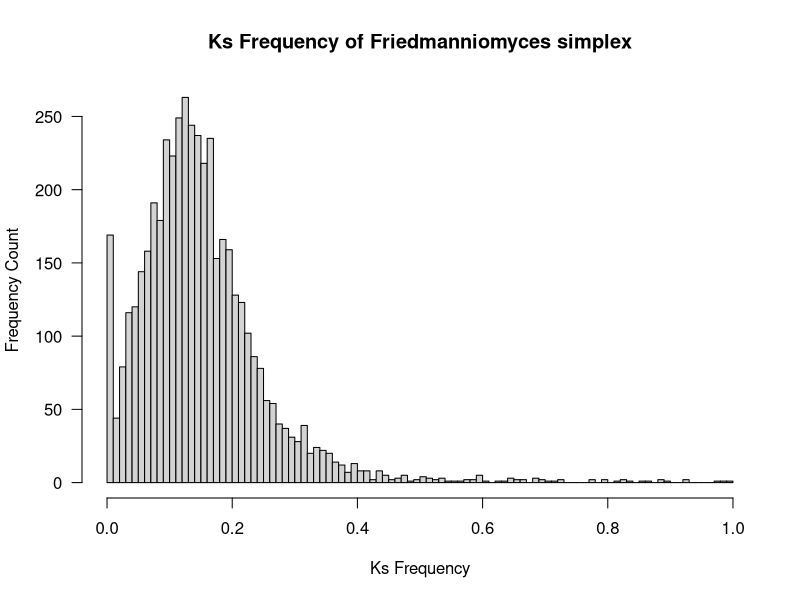
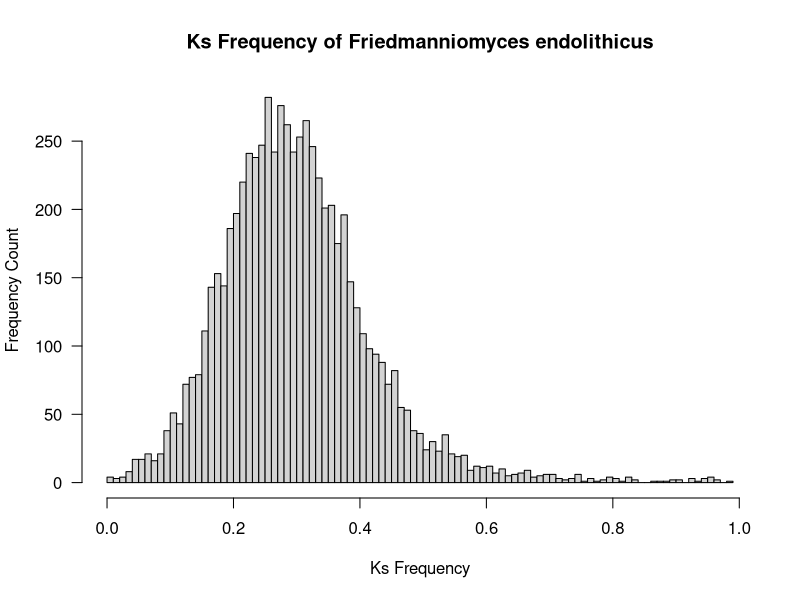
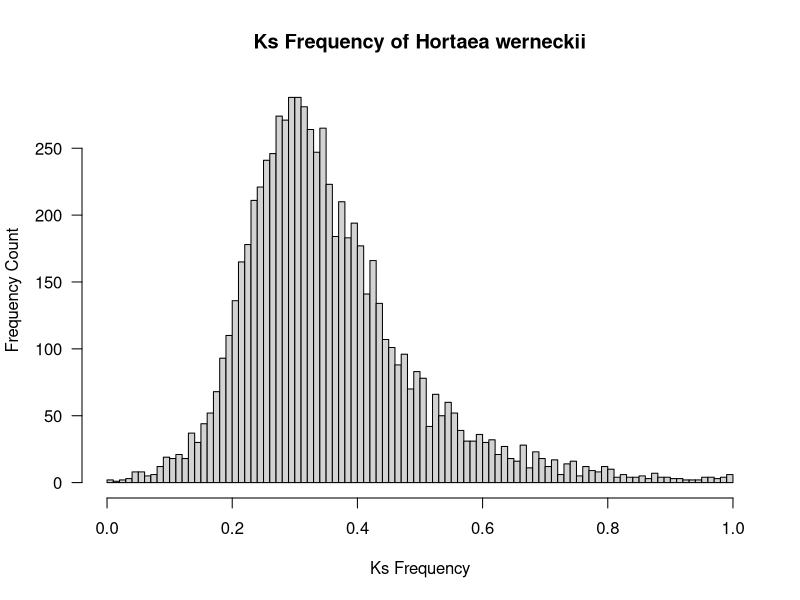
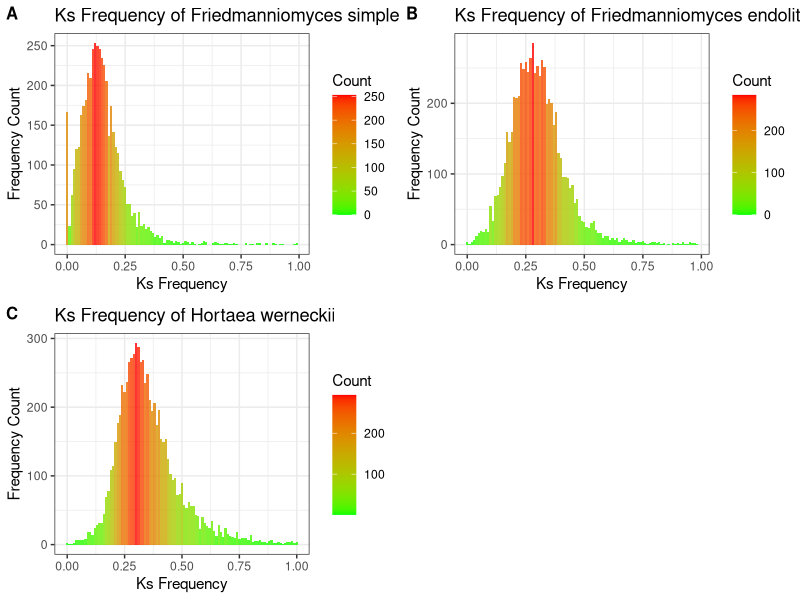
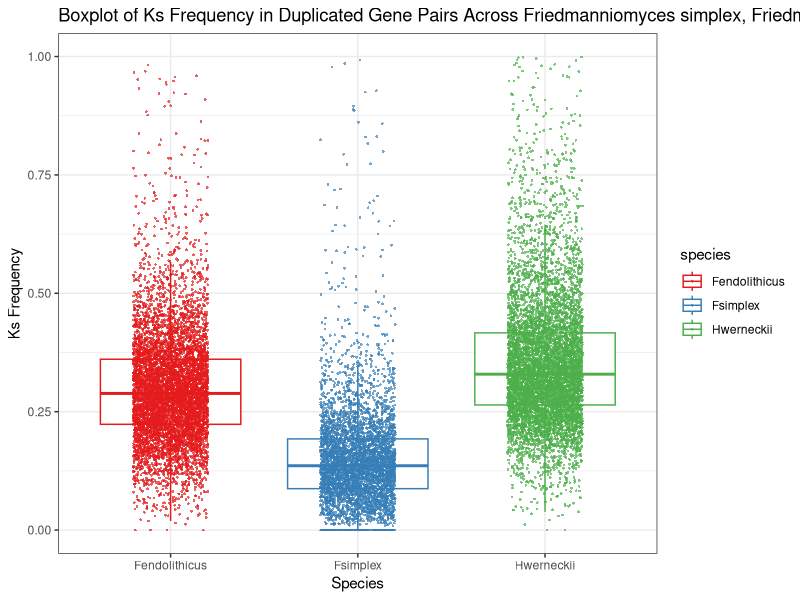
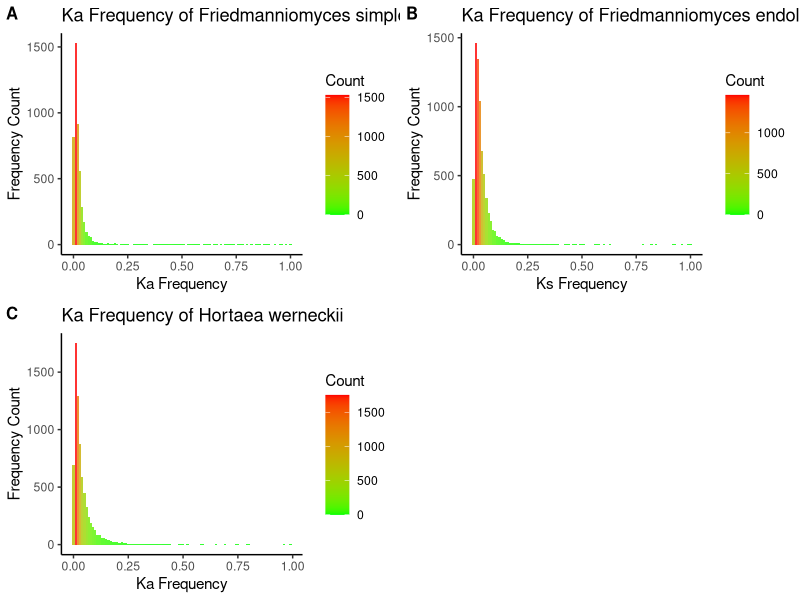
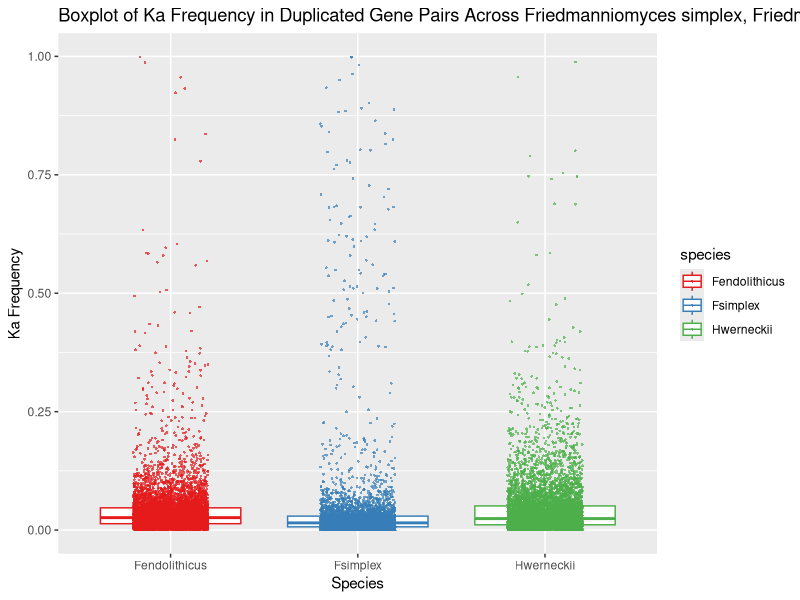
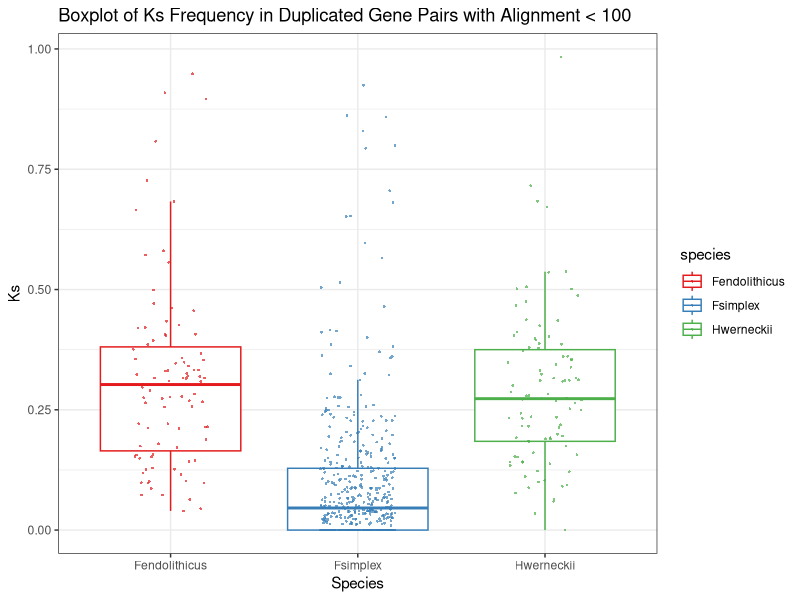

Write the R code that produced these figures, in order.
# based on Tania-K but simplified

library(ggplot2)
library(readr)
library(dplyr)
library(tidyverse)
library(RColorBrewer)
library(cowplot)

#Using base R hist function
pdf("plots/Ks_histogram1.pdf")

FsAll <- read_tsv("data/Friedmanniomyces_simplex_CCFEE_5184.KaKs.tsv")
Fs2 <-FsAll %>% filter(dN <= 1)
Fs <- FsAll %>% filter(dS <= 1)
hist(Fs$dS,
       main="Ks Frequency of Friedmanniomyces simplex",
       xlab="Ks Frequency",
       ylab="Frequency Count",
       las=1,
       100)

FeAll = read_tsv("data/Friedmanniomyces_endolithicus_CCFEE_5311.KaKs.tsv")
Fe2=FeAll %>% filter(dN <= 1)
Fe= FeAll %>% filter(dS <= 1)

hist(Fe$dS,
       main="Ks Frequency of Friedmanniomyces endolithicus",
       xlab="Ks Frequency",
       ylab="Frequency Count",
       las=1,
       100)

HwAll=read_tsv("data/Hortaea_werneckii_EXF-2000-UCR.KaKs.tsv")
Hw2=HwAll%>% filter(dN <=1)
Hw=HwAll %>% filter(dS <=1)
hist(Hw$dS,
       main="Ks Frequency of Hortaea werneckii",
       xlab="Ks Frequency",
       ylab="Frequency Count",
       las=1,
       100)

dev.off()

#I wanted to work with ggplot here to get nicer figures.
KsPlotFile = "plots/Ks_histogram2.pdf"

p1 <- ggplot(Fs,aes(x=dS)) + geom_histogram(binwidth=0.01,aes(fill=..count..), alpha = .8) + labs(title="Ks Frequency of Friedmanniomyces simplex", x="Ks Frequency", y="Frequency Count") +
        scale_fill_gradient("Count", low="green", high="red") + theme_bw()


p2 <- ggplot(Fe,aes(x=dS)) + geom_histogram(binwidth=0.01,aes(fill=..count..), alpha = .8) + labs(title="Ks Frequency of Friedmanniomyces endolithicus", x="Ks Frequency", y="Frequency Count") +
        scale_fill_gradient("Count", low="green", high="red") + theme_bw()

p3 <- ggplot(Hw,aes(x=dS)) + geom_histogram(binwidth=0.01,aes(fill=..count..), alpha = .8) + labs(title="Ks Frequency of Hortaea werneckii", x="Ks Frequency", y="Frequency Count") +
        scale_fill_gradient("Count", low="green", high="red") + theme_bw()

gridplot = plot_grid(p1, p2, p3, labels = c('A', 'B', 'C'), label_size = 12)
ggsave(KsPlotFile,gridplot,width=10)

comboData <- bind_rows(
        Fs %>% select(dS) %>% rename(Fsimplex = dS) %>% gather("species","dS"),
        Fe %>% select(dS) %>% rename(Fendolithicus = dS) %>% gather("species","dS"),
        Hw %>% select(dS) %>% rename(Hwerneckii = dS) %>% gather("species","dS")
)

KsPlotBarplot =  "plots/Ks_boxplot.pdf"
p<- ggplot(comboData,aes(x=species,y=dS,color=species)) + geom_boxplot(outlier.shape = NA) + geom_jitter(size = 0.6,width=0.2,alpha=0.7,shape=16) + 
        labs(title="Boxplot of Ks Frequency in Duplicated Gene Pairs Across Friedmanniomyces simplex, Friedmanniomyces endolithicus and Hortaea werneckii", x="Species", y="Ks Frequency") + scale_color_brewer(palette='Set1') + theme_bw()
ggsave(KsPlotBarplot,p,width=12) 


KaPlotFile = "plots/Ka_histogram.pdf"
d1 <- ggplot(Fs2,aes(x=dN)) + geom_histogram(binwidth=0.01,aes(fill=..count..), alpha = .8) + labs(title="Ka Frequency of Friedmanniomyces simplex", x="Ka Frequency", y="Frequency Count") +
        scale_fill_gradient("Count", low="green", high="red") + theme_classic()


d2 <- ggplot(Fe2,aes(x=dN)) + geom_histogram(binwidth=0.01,aes(fill=..count..), alpha = .8) + labs(title="Ka Frequency of Friedmanniomyces endolithicus", x="Ks Frequency", y="Frequency Count") +
        scale_fill_gradient("Count", low="green", high="red") + theme_classic()

d3 <- ggplot(Hw2,aes(x=dN)) + geom_histogram(binwidth=0.01,aes(fill=..count..), alpha = .8) + labs(title="Ka Frequency of Hortaea werneckii ", x="Ka Frequency", y="Frequency Count") +
        scale_fill_gradient("Count", low="green", high="red") + theme_classic()

gridplot = plot_grid(d1, d2, d3, labels = c('A', 'B', 'C'), label_size = 12)
ggsave(KaPlotFile,gridplot,width=10)

comboData <- bind_rows(
        Fs2 %>% select(dN) %>% rename(Fsimplex = dN) %>% gather("species","dN"),
        Fe2 %>% select(dN) %>% rename(Fendolithicus = dN) %>% gather("species","dN"),
        Hw2 %>% select(dN) %>% rename(Hwerneckii = dN) %>% gather("species","dN")
)

KaPlotBarplot =  "plots/Ka_boxplot.pdf"
d<- ggplot(comboData,aes(x=species,y=dN,color=species)) + geom_boxplot(outlier.shape = NA) + geom_jitter(size = 0.6,width=0.2,alpha=0.7,shape=16) + 
        labs(title="Boxplot of Ka Frequency in Duplicated Gene Pairs Across Friedmanniomyces simplex, Friedmanniomyces endolithicus and Hortaea werneckii", x="Species", y="Ka Frequency") + scale_color_brewer(palette='Set1')
ggsave(KaPlotBarplot,d,width=12) 


KsPlotBarplot =  "plots/Ks_boxplot_shortaln.pdf"
MAXLEN = 100
comboData <- bind_rows(
        Fs %>% filter(LENGTH <= MAXLEN) %>% select(dS) %>% rename(Fsimplex = dS) %>% gather("species","dS"),
        Fe %>% filter(LENGTH <= MAXLEN) %>% select(dS) %>% rename(Fendolithicus = dS) %>% gather("species","dS"),
        Hw %>% filter(LENGTH <= MAXLEN) %>% select(dS) %>% rename(Hwerneckii = dS) %>% gather("species","dS"),
)

p<- ggplot(comboData,aes(x=species,y=dS,color=species)) + geom_boxplot(outlier.shape = NA) + geom_jitter(size = 0.6,width=0.2,alpha=0.7,shape=16) + 
        labs(title=sprintf("Boxplot of Ks Frequency in Duplicated Gene Pairs with Alignment < %d",MAXLEN), x="Species", y="Ks") + scale_color_brewer(palette='Set1') + theme_bw()
ggsave(KsPlotBarplot,p,width=12) 
p1 <- ggplot(subset(Fs,dS == 0),aes(x=LENGTH)) + geom_histogram(bins=30) + theme_bw() + labs(x="Alignment Length (bp)", title="Boxplot of Alignment Lengths for F. simplex where Ks = 0")
p2 <- ggplot(subset(Fs,dS == 0 & LENGTH < 80),aes(x=LENGTH)) + geom_histogram(bins=30) + theme_bw() + labs(x="Alignment Length (bp)", title="Boxplot of Alignment Lengths for F. simplex where Ks = 0 & LENGTH < 80")

gridplot = plot_grid(p1, p2, labels = c('A', 'B'), label_size = 12)
ggsave("plots/Fsimplex_AlnLenHisto.pdf",gridplot,width=10)

p1 <- ggplot(Hw,aes(LENGTH, dS)) + geom_point() + theme_bw() + labs(title="H.werneckii dS vs AlnLen")
p2 <- ggplot(Fs,aes(LENGTH,dS)) + geom_point() + theme_bw() + labs(title="Fsimplex dS vs AlnLen")
p3 <- ggplot(Fe,aes(LENGTH,dS)) + geom_point() + theme_bw() + labs(title="Fendolithicus dS vs AlnLen")

gridplot = plot_grid(p1, p2, p3, labels = c('A', 'B', "C"), label_size = 12)
ggsave("plots/AlnLen_vs_Ks.pdf",gridplot,width=10)

